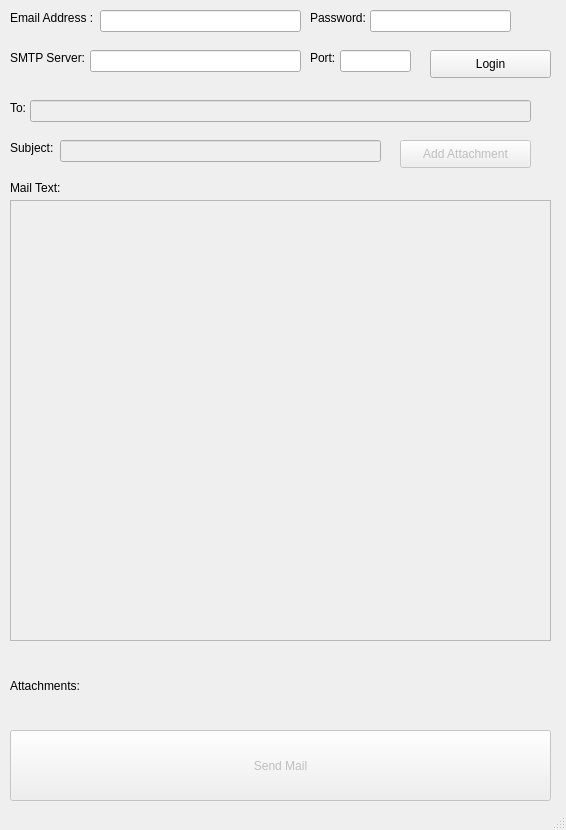
<?xml version="1.0" encoding="UTF-8"?>
<ui version="4.0">
 <class>MainWindow</class>
 <widget class="QMainWindow" name="MainWindow">
  <property name="geometry">
   <rect>
    <x>0</x>
    <y>0</y>
    <width>566</width>
    <height>830</height>
   </rect>
  </property>
  <property name="windowTitle">
   <string>MainWindow</string>
  </property>
  <widget class="QWidget" name="centralwidget">
   <widget class="QLabel" name="label">
    <property name="geometry">
     <rect>
      <x>10</x>
      <y>10</y>
      <width>91</width>
      <height>16</height>
     </rect>
    </property>
    <property name="text">
     <string>Email Address :</string>
    </property>
   </widget>
   <widget class="QLineEdit" name="lineEdit">
    <property name="geometry">
     <rect>
      <x>100</x>
      <y>10</y>
      <width>201</width>
      <height>22</height>
     </rect>
    </property>
   </widget>
   <widget class="QLabel" name="label_2">
    <property name="geometry">
     <rect>
      <x>310</x>
      <y>10</y>
      <width>61</width>
      <height>16</height>
     </rect>
    </property>
    <property name="text">
     <string>Password:</string>
    </property>
   </widget>
   <widget class="QLineEdit" name="lineEdit_2">
    <property name="geometry">
     <rect>
      <x>370</x>
      <y>10</y>
      <width>141</width>
      <height>22</height>
     </rect>
    </property>
    <property name="echoMode">
     <enum>QLineEdit::Password</enum>
    </property>
   </widget>
   <widget class="QLabel" name="label_3">
    <property name="geometry">
     <rect>
      <x>10</x>
      <y>50</y>
      <width>81</width>
      <height>16</height>
     </rect>
    </property>
    <property name="text">
     <string>SMTP Server:</string>
    </property>
   </widget>
   <widget class="QLineEdit" name="lineEdit_3">
    <property name="geometry">
     <rect>
      <x>90</x>
      <y>50</y>
      <width>211</width>
      <height>22</height>
     </rect>
    </property>
   </widget>
   <widget class="QLabel" name="label_4">
    <property name="geometry">
     <rect>
      <x>310</x>
      <y>50</y>
      <width>31</width>
      <height>16</height>
     </rect>
    </property>
    <property name="text">
     <string>Port:</string>
    </property>
   </widget>
   <widget class="QLineEdit" name="lineEdit_4">
    <property name="geometry">
     <rect>
      <x>340</x>
      <y>50</y>
      <width>71</width>
      <height>22</height>
     </rect>
    </property>
   </widget>
   <widget class="QPushButton" name="pushButton">
    <property name="geometry">
     <rect>
      <x>430</x>
      <y>50</y>
      <width>121</width>
      <height>28</height>
     </rect>
    </property>
    <property name="text">
     <string>Login</string>
    </property>
   </widget>
   <widget class="QLabel" name="label_5">
    <property name="geometry">
     <rect>
      <x>10</x>
      <y>100</y>
      <width>21</width>
      <height>16</height>
     </rect>
    </property>
    <property name="text">
     <string>To:</string>
    </property>
   </widget>
   <widget class="QLineEdit" name="lineEdit_5">
    <property name="enabled">
     <bool>false</bool>
    </property>
    <property name="geometry">
     <rect>
      <x>30</x>
      <y>100</y>
      <width>501</width>
      <height>22</height>
     </rect>
    </property>
   </widget>
   <widget class="QLineEdit" name="lineEdit_6">
    <property name="enabled">
     <bool>false</bool>
    </property>
    <property name="geometry">
     <rect>
      <x>60</x>
      <y>140</y>
      <width>321</width>
      <height>22</height>
     </rect>
    </property>
   </widget>
   <widget class="QLabel" name="label_6">
    <property name="geometry">
     <rect>
      <x>10</x>
      <y>140</y>
      <width>51</width>
      <height>16</height>
     </rect>
    </property>
    <property name="text">
     <string>Subject:</string>
    </property>
   </widget>
   <widget class="QPushButton" name="pushButton_2">
    <property name="enabled">
     <bool>false</bool>
    </property>
    <property name="geometry">
     <rect>
      <x>400</x>
      <y>140</y>
      <width>131</width>
      <height>28</height>
     </rect>
    </property>
    <property name="text">
     <string>Add Attachment</string>
    </property>
   </widget>
   <widget class="QLabel" name="label_7">
    <property name="geometry">
     <rect>
      <x>10</x>
      <y>180</y>
      <width>61</width>
      <height>16</height>
     </rect>
    </property>
    <property name="text">
     <string>Mail Text:</string>
    </property>
   </widget>
   <widget class="QTextEdit" name="textEdit">
    <property name="enabled">
     <bool>false</bool>
    </property>
    <property name="geometry">
     <rect>
      <x>10</x>
      <y>200</y>
      <width>541</width>
      <height>441</height>
     </rect>
    </property>
   </widget>
   <widget class="QLabel" name="label_8">
    <property name="geometry">
     <rect>
      <x>10</x>
      <y>660</y>
      <width>531</width>
      <height>51</height>
     </rect>
    </property>
    <property name="text">
     <string>Attachments:</string>
    </property>
    <property name="wordWrap">
     <bool>true</bool>
    </property>
   </widget>
   <widget class="QPushButton" name="pushButton_3">
    <property name="enabled">
     <bool>false</bool>
    </property>
    <property name="geometry">
     <rect>
      <x>10</x>
      <y>730</y>
      <width>541</width>
      <height>71</height>
     </rect>
    </property>
    <property name="text">
     <string>Send Mail</string>
    </property>
   </widget>
  </widget>
  <widget class="QStatusBar" name="statusbar"/>
 </widget>
 <resources/>
 <connections/>
</ui>
